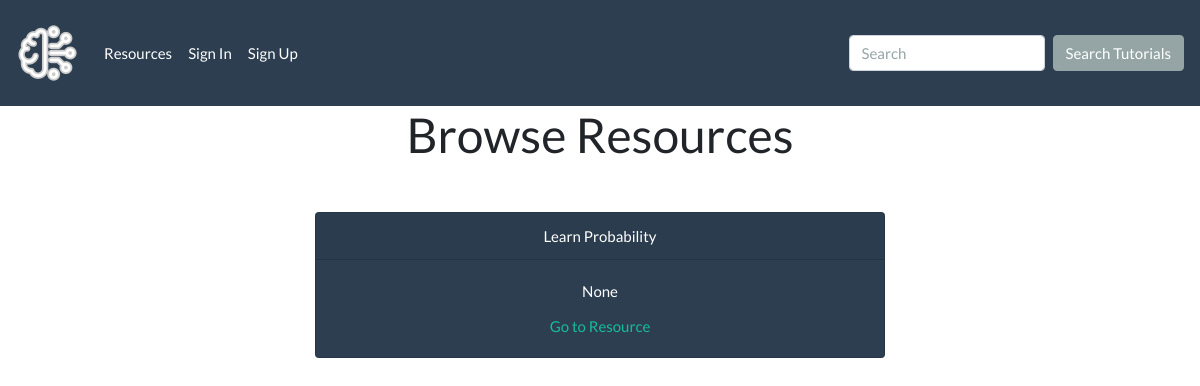
The app's page /resources, older data.
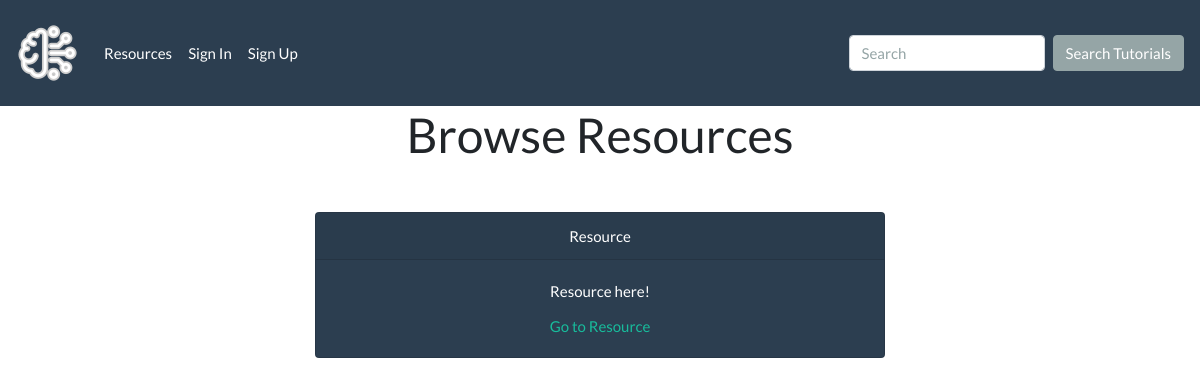
The same page, newer data.
### tutorial_app/models.py (models this page shows)
class Resource(db.Model):
    id = db.Column(db.Integer, primary_key=True)
    category = db.Column(
        db.Enum(TutorialCategory), default=TutorialCategory.OTHER
    )
    title = db.Column(db.String(40), nullable=False)
    description = db.Column(db.String(120), nullable=True)
    link = db.Column(db.String(120), nullable=False)

### tutorial_app/main/routes.py (the view)
@main.route("/resources")
def resources():
    resources = Resource.query.all()
    return render_template("resources.html", resources=resources)

### tutorial_app/templates/resources.html (shortened to what this page needs)
{% extends 'base.html' %}
{% block content %}
<div class="m-auto text-center col-md-6">
  <h1>Browse Resources</h1>
  {% for resource in resources %}
  <div class="card text-white bg-primary mt-5 mb-3 ml-auto mr-auto" style="max-width: 80rem;">
    <div class="card-header">{{ resource.title }}</div>
    <div class="card-body col-md-4 m-auto col">
      <p class="card-title">{{ resource.description }}</p>
      <a href="{{ resource.link }}" class="card-text">Go to Resource</a></br>
    </div>
  </div>
  {% endfor %}
</div>
{% endblock %}

Row changes from the older to the newer data that the page shows:
removed Resource: title "Learn Probability", description "None"
added Resource: title "Resource", description "Resource here!"
